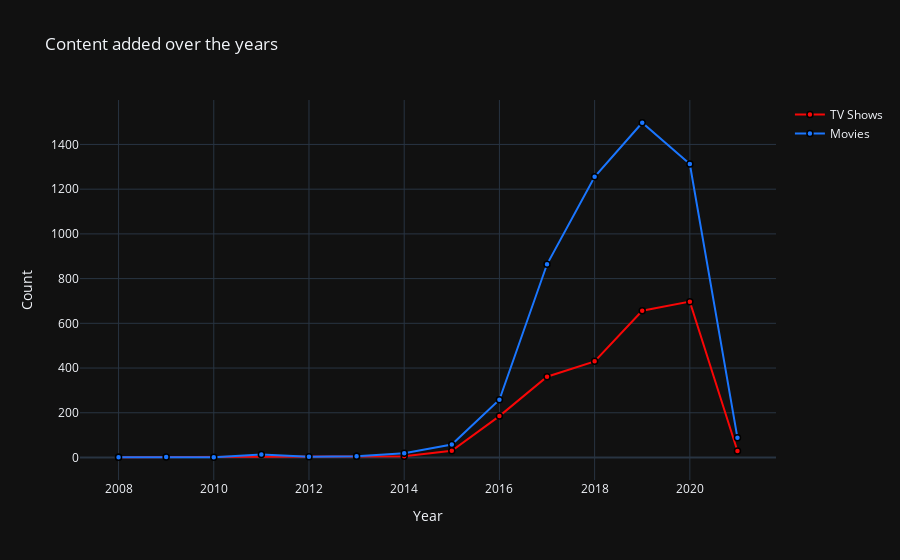

Notebook code for this chart:
### Markdown cell above
From the pie chart, it is clear that Netfix has an overwhelming number of movies than TV shows.

There may be 2 reasons for this:

1. Netflix might primarily be a movie streaming service. However, this seems unlikely given that it does have a substantial number of TV shows.

2. The amount of money to produce a high production value TV show is much higher than producing a full feature film which may lead higher number o0f movies in general.

### Code cell
d1 = df[df["type"] == "TV Show"]
d2 = df[df["type"] == "Movie"]

col = "year_added"

vc1 = d1[col].value_counts().reset_index()
vc1 = vc1.rename(columns = {col : "count", "index" : col})
vc1['percent'] = vc1['count'].apply(lambda x : 100*x/sum(vc1['count']))
vc1 = vc1.sort_values(col)

vc2 = d2[col].value_counts().reset_index()
vc2 = vc2.rename(columns = {col : "count", "index" : col})
vc2['percent'] = vc2['count'].apply(lambda x : 100*x/sum(vc2['count']))
vc2 = vc2.sort_values(col)

trace1 = go.Scatter(
                    x=vc1[col], 
                    y=vc1["count"], 
                    name="TV Shows", 
                    marker=dict(color = 'rgb(249, 6, 6)',
                             line=dict(color='rgb(0,0,0)',width=1.5)))

trace2 = go.Scatter(
                    x=vc2[col], 
                    y=vc2["count"], 
                    name="Movies", 
                    marker= dict(color = 'rgb(26, 118, 255)',
                              line=dict(color='rgb(0,0,0)',width=1.5)))
layout = go.Layout(hovermode= 'closest', title = 'Content added over the years' , xaxis = dict(title = 'Year'), yaxis = dict(title = 'Count'),template= "plotly_dark")
fig = go.Figure(data = [trace1, trace2], layout=layout)
fig.show()

### Figure 1 — Plotly figure (JSON) as saved in the notebook; plotly's stock layout.template omitted (floating-point values rounded to 4 significant figures)
{"data": [{"marker": {"color": "rgb(249, 6, 6)", "line": {"color": "rgb(0,0,0)", "width": 1.5}}, "name": "TV Shows", "type": "scatter", "x": [2008.0, 2013.0, 2014.0, 2015.0, 2016.0, 2017.0, 2018.0, 2019.0, 2020.0, 2021.0], "y": [1, 5, 6, 30, 185, 361, 430, 656, 697, 29]}, {"marker": {"color": "rgb(26, 118, 255)", "line": {"color": "rgb(0,0,0)", "width": 1.5}}, "name": "Movies", "type": "scatter", "x": [2008.0, 2009.0, 2010.0, 2011.0, 2012.0, 2013.0, 2014.0, 2015.0, 2016.0, 2017.0, 2018.0, 2019.0, 2020.0, 2021.0], "y": [1, 2, 1, 13, 3, 6, 19, 58, 258, 864, 1255, 1497, 1312, 88]}], "layout": {"hovermode": "closest", "title": {"text": "Content added over the years"}, "xaxis": {"title": {"text": "Year"}}, "yaxis": {"title": {"text": "Count"}}}}
